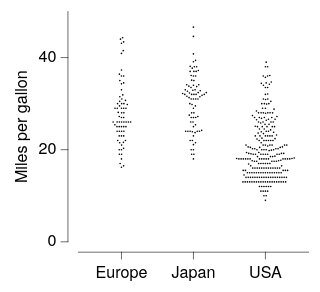

Express this chart as Vega-Lite.
### Vega-Lite specification from a JSON file in a GitHub repository (floating-point values rounded to 4 significant figures; data arrays with more than 128 entries replaced by an {"elided": "..."} marker saying what was removed)
{"background": null, "config": {"arc": {"fill": "#DBDBDB", "fillOpacity": 1.0, "innerRadius": 25.0, "padAngle": 0.03, "stroke": "black", "strokeOpacity": 1, "strokeWidth": 0.25}, "area": {"fill": "#DBDBDB", "fillOpacity": 1.0, "stroke": "black", "strokeOpacity": 1, "strokeWidth": 0.25}, "axis": {"domain": true, "domainCap": "round", "domainColor": "black", "domainWidth": 0.25, "grid": false, "gridCap": "round", "gridColor": "#F1F1F1", "gridDash": [0, 0], "gridOpacity": 1.0, "gridWidth": 0.25, "labelColor": "black", "labelFont": "HelveticaNeue", "labelFontSize": 7, "labelFontStyle": "normal", "labelFontWeight": 400, "offset": 4.5, "ticks": true, "tickCap": "round", "tickColor": "black", "tickRound": false, "tickSize": 3, "tickWidth": 0.25, "titleColor": "black", "titleFont": "HelveticaNeue", "titleFontSize": 7, "titleFontStyle": "normal", "titleFontWeight": 400}, "axisX": {"domain": true, "labelAlign": "center", "labelAngle": 0, "labels": true, "ticks": true, "translate": 0}, "axisY": {"domain": true, "labelAlign": "right", "labelAngle": 0, "labels": true, "ticks": true, "translate": 0}, "axisRight": {"domain": true, "labelAlign": "left", "labelAngle": 0, "labels": true, "ticks": true, "translate": 0}, "axisTop": {"domain": true, "labelAlign": "center", "labelAngle": 0, "labels": true, "ticks": true, "translate": 0}, "axisBand": {"tickOffset": 0}, "bar": {"fill": "#DBDBDB", "fillOpacity": 1.0, "stroke": "black", "strokeOpacity": 1, "strokeWidth": 0.25}, "boxplot": {"size": 9.0, "ticks": {"cornerRadius": 0.25, "fill": "black", "size": 4.5, "thickness": 0.25}, "box": {"fillOpacity": 1.0, "stroke": "black", "strokeOpacity": 1, "strokeWidth": 0.25}, "median": {"fill": "black", "fillOpacity": 1.0, "size": 9.0, "thickness": 0.25}, "rule": {"fill": "black", "fillOpacity": 1.0, "size": 10.0, "stroke": "black", "strokeDash": [0, 0], "strokeOpacity": 1, "strokeWidth": 0.25}, "outliers": {"color": "black", "fill": "black", "fillOpacity": 1.0, "size": 0, "stroke": "black", "strokeOpacity": 1, "strokeWidth": 0.25}}, "circle": {"fill": "black", "fillOpacity": 1.0, "size": 0.5, "stroke": null, "strokeOpacity": 1, "strokeWidth": 0.25}, "errorband": {"band": {"fillOpacity": 0.6, "stroke": null, "strokeWidth": 0.25, "strokeOpacity": 1}, "borders": {"opacity": 0, "strokeOpacity": 0.25, "strokeWidth": 1}}, "errorbar": {"opacity": 1, "rule": {"strokeDash": [0, 0], "strokeWidth": 0.25}, "ticks": {"color": "black", "cornerRadius": 0.125, "opacity": 1, "size": 6.0, "thickness": 0.25}, "thickness": 0.25}, "font": "HelveticaNeue", "geoshape": {"fill": "#DBDBDB", "fillOpacity": 1.0, "stroke": "black", "strokeOpacity": 1, "strokeWidth": 0.25}, "header": {"labelColor": "black", "labelFont": "HelveticaNeue", "labelFontSize": 7, "labelFontStyle": "normal", "labelFontWeight": 400, "titleColor": "black", "titleFont": "HelveticaNeue", "titleFontSize": 7, "titleFontStyle": "normal", "titleFontWeight": 400, "titlePadding": 0}, "legend": {"disable": false, "offset": 4.5, "gradientLength": 50.0, "gradientThickness": 5.0, "gradientOpacity": 1.0, "gradientStrokeColor": "black", "gradientStrokeWidth": 0.25, "labelColor": "black", "labelFont": "HelveticaNeue", "labelFontSize": 7, "labelFontStyle": "normal", "labelFontWeight": 400, "strokeColor": "black", "strokeWidth": 0, "symbolSize": 42, "symbolStrokeColor": "black", "symbolStrokeWidth": 0.25, "titleColor": "black", "titleFont": "HelveticaNeue", "titleFontSize": 7, "titleFontStyle": "normal", "titleFontWeight": 400}, "line": {"color": "black", "stroke": "black", "strokeCap": "round", "strokeDash": [0, 0], "strokeOpacity": 1, "strokeWidth": 0.375}, "point": {"filled": true, "fill": "#DBDBDB", "fillOpacity": 1.0, "size": 5.0, "stroke": "black", "strokeOpacity": 1, "strokeWidth": 0.25}, "range": {"category": ["#C6D9F1", "#F1C9CB", "#FEF0B9", "#CEE37A", "#7AA8E0", "#E589A3", "#FDDD5D", "#68B961", "#4177B1", "#C35082", "#E5C227", "#438156"], "diverging": {"scheme": ["#C35082", "#CE6D94", "#D989A7", "#E2A4BA", "#EABFCE", "#F1DBE2", "#F6F6F6", "#D7E0EB", "#B9CBE0", "#9BB6D5", "#7DA1C9", "#5F8CBD", "#4177B1"]}, "heatmap": {"scheme": ["#DFE9F7", "#C6D9F1", "#ADC8EC", "#94B8E6", "#7AA8E0", "#6097DA", "#4D87CA", "#4177B1", "#386898", "#2F597F", "#264A69", "#1D3A58"]}, "ordinal": {"scheme": ["#F1F1F1", "#DBDBDB", "#C6C6C6", "#B2B2B2", "#9D9D9D", "#898989", "#767676", "#636363", "#515151", "#404040", "#2F2F2F", "#1F1F1F"]}, "ramp": {"scheme": ["#DFE9F7", "#C6D9F1", "#ADC8EC", "#94B8E6", "#7AA8E0", "#6097DA", "#4D87CA", "#4177B1", "#386898", "#2F597F", "#264A69", "#1D3A58"]}}, "rule": {"color": "black", "stroke": "black", "strokeCap": "round", "strokeDash": [2, 2], "strokeOpacity": 1, "strokeWidth": 0.25}, "scale": {"bandPaddingInner": 0.1, "bandPaddingOuter": 0.1, "round": false}, "rect": {"fill": "#DBDBDB", "fillOpacity": 1.0, "stroke": "black", "strokeOpacity": 1, "strokeWidth": 0.25}, "square": {"fill": "#DBDBDB", "fillOpacity": 1.0, "size": 10.0, "stroke": "black", "strokeOpacity": 1, "strokeWidth": 0.25}, "text": {"color": "black", "font": "HelveticaNeue", "fontSize": 7, "fontStyle": "normal", "fontWeight": 400}, "title": {"anchor": "middle", "frame": "group", "color": "black", "font": "HelveticaNeue", "fontSize": 7, "fontStyle": "normal", "fontWeight": 400, "subtitleColor": "black", "subtitleFont": "HelveticaNeue", "subtitleFontSize": "HelveticaNeue", "subtitleFontStyle": "normal", "subtitleFontWeight": 400}, "view": {"continuousWidth": 100, "continuousHeight": 100, "discreteWidth": 100, "discreteHeight": 100, "fill": null, "stroke": null, "strokeWidth": 0.25}}, "data": {"name": "data-e3eced9a19a526e2b46e3557233cc953"}, "mark": {"type": "circle"}, "encoding": {"x": {"field": "Origin", "title": null, "type": "nominal"}, "xOffset": {"field": "beeswarm_x", "type": "quantitative"}, "y": {"field": "Miles_per_Gallon", "title": "Miles per gallon", "type": "quantitative"}}, "$schema": "https://vega.github.io/schema/vega-lite/v6.4.1.json", "datasets": {"data-e3eced9a19a526e2b46e3557233cc953": {"elided": "398 records"}}}
